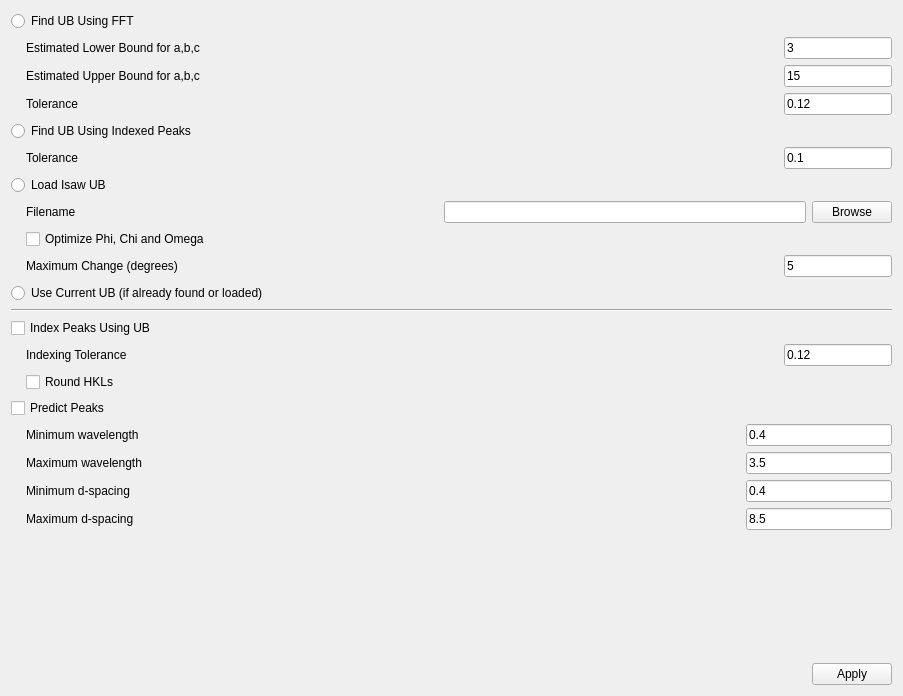
          <widget class="QWidget" name="scrollAreaWidgetContents_4">
           <property name="geometry">
            <rect>
             <x>0</x>
             <y>0</y>
             <width>903</width>
             <height>696</height>
            </rect>
           </property>
           <layout class="QVBoxLayout" name="verticalLayout_12">
            <item>
             <widget class="QRadioButton" name="FindUBUsingFFT_rbtn">
              <property name="toolTip">
               <string>Find a UB matrix using the&lt;br&gt; FindUBUsingFFT algorithm.  This will produce a UB matrix corresponding to the Niggli reduced cell for the lattice.</string>
              </property>
              <property name="text">
               <string>Find UB Using FFT</string>
              </property>
             </widget>
            </item>
            <item>
             <layout class="QHBoxLayout" name="horizontalLayout_20">
              <item>
               <spacer name="horizontalSpacer_28">
                <property name="orientation">
                 <enum>Qt::Horizontal</enum>
                </property>
                <property name="sizeType">
                 <enum>QSizePolicy::Fixed</enum>
                </property>
                <property name="sizeHint" stdset="0">
                 <size>
                  <width>15</width>
                  <height>0</height>
                 </size>
                </property>
               </spacer>
              </item>
              <item>
               <widget class="QLabel" name="MinD_lbl">
                <property name="text">
                 <string>Estimated Lower Bound for a,b,c</string>
                </property>
               </widget>
              </item>
              <item>
               <spacer name="horizontalSpacer_29">
                <property name="orientation">
                 <enum>Qt::Horizontal</enum>
                </property>
                <property name="sizeHint" stdset="0">
                 <size>
                  <width>40</width>
                  <height>20</height>
                 </size>
                </property>
               </spacer>
              </item>
              <item>
               <widget class="QLineEdit" name="MinD_ledt">
                <property name="sizePolicy">
                 <sizepolicy hsizetype="Fixed" vsizetype="Fixed">
                  <horstretch>0</horstretch>
                  <verstretch>0</verstretch>
                 </sizepolicy>
                </property>
                <property name="toolTip">
                 <string>Set this to a value that is&lt;br&gt; about 50%-90% of the shortest real space edge length, in Angstroms.</string>
                </property>
                <property name="text">
                 <string>3</string>
                </property>
               </widget>
              </item>
             </layout>
            </item>
            <item>
             <layout class="QHBoxLayout" name="horizontalLayout_21">
              <item>
               <spacer name="horizontalSpacer_27">
                <property name="orientation">
                 <enum>Qt::Horizontal</enum>
                </property>
                <property name="sizeType">
                 <enum>QSizePolicy::Fixed</enum>
                </property>
                <property name="sizeHint" stdset="0">
                 <size>
                  <width>15</width>
                  <height>0</height>
                 </size>
                </property>
               </spacer>
              </item>
              <item>
               <widget class="QLabel" name="MaxD_lbl">
                <property name="text">
                 <string>Estimated Upper Bound for a,b,c</string>
                </property>
               </widget>
              </item>
              <item>
               <spacer name="horizontalSpacer_30">
                <property name="orientation">
                 <enum>Qt::Horizontal</enum>
                </property>
                <property name="sizeHint" stdset="0">
                 <size>
                  <width>40</width>
                  <height>20</height>
                 </size>
                </property>
               </spacer>
              </item>
              <item>
               <widget class="QLineEdit" name="MaxD_ledt">
                <property name="sizePolicy">
                 <sizepolicy hsizetype="Fixed" vsizetype="Fixed">
                  <horstretch>0</horstretch>
                  <verstretch>0</verstretch>
                 </sizepolicy>
                </property>
                <property name="toolTip">
                 <string>Set this to a value that is&lt;br&gt; about 110%-150% of the longest real space edge length, in Angstroms.</string>
                </property>
                <property name="text">
                 <string>15</string>
                </property>
               </widget>
              </item>
             </layout>
            </item>
            <item>
             <layout class="QHBoxLayout" name="horizontalLayout_22">
              <item>
               <spacer name="horizontalSpacer_26">
                <property name="orientation">
                 <enum>Qt::Horizontal</enum>
                </property>
                <property name="sizeType">
                 <enum>QSizePolicy::Fixed</enum>
                </property>
                <property name="sizeHint" stdset="0">
                 <size>
                  <width>15</width>
                  <height>0</height>
                 </size>
                </property>
               </spacer>
              </item>
              <item>
               <widget class="QLabel" name="FFTTolerance_lbl">
                <property name="text">
                 <string>Tolerance</string>
                </property>
               </widget>
              </item>
              <item>
               <spacer name="horizontalSpacer_31">
                <property name="orientation">
                 <enum>Qt::Horizontal</enum>
                </property>
                <property name="sizeHint" stdset="0">
                 <size>
                  <width>40</width>
                  <height>20</height>
                 </size>
                </property>
               </spacer>
              </item>
              <item>
               <widget class="QLineEdit" name="FFTTolerance_ledt">
                <property name="sizePolicy">
                 <sizepolicy hsizetype="Fixed" vsizetype="Fixed">
                  <horstretch>0</horstretch>
                  <verstretch>0</verstretch>
                 </sizepolicy>
                </property>
                <property name="toolTip">
                 <string>Maximum distance of h,k or l from integer values to&lt;br&gt; consider a peak to be indexed.</string>
                </property>
                <property name="text">
                 <string>0.12</string>
                </property>
               </widget>
              </item>
             </layout>
            </item>
            <item>
             <widget class="QRadioButton" name="FindUBUsingIndexedPeaks_rbtn">
              <property name="toolTip">
               <string>Find the UB matrix using the FindUBUsingIndexedPeaks algorithm.  Specifically, if the&lt;br&gt; peaks in the peaks workspace have already been indexed, find the UB matrix that corresponds to that indexing.</string>
              </property>
              <property name="text">
               <string>Find UB Using Indexed Peaks</string>
              </property>
             </widget>
            </item>
            <item>
             <layout class="QHBoxLayout" name="horizontalLayout_23">
              <item>
               <spacer name="horizontalSpacer_25">
                <property name="orientation">
                 <enum>Qt::Horizontal</enum>
                </property>
                <property name="sizeType">
                 <enum>QSizePolicy::Fixed</enum>
                </property>
                <property name="sizeHint" stdset="0">
                 <size>
                  <width>15</width>
                  <height>0</height>
                 </size>
                </property>
               </spacer>
              </item>
              <item>
               <widget class="QLabel" name="IndexedPeaksTolerance_lbl">
                <property name="text">
                 <string>Tolerance</string>
                </property>
               </widget>
              </item>
              <item>
               <spacer name="horizontalSpacer_32">
                <property name="orientation">
                 <enum>Qt::Horizontal</enum>
                </property>
                <property name="sizeHint" stdset="0">
                 <size>
                  <width>40</width>
                  <height>20</height>
                 </size>
                </property>
               </spacer>
              </item>
              <item>
               <widget class="QLineEdit" name="IndexedPeaksTolerance_ledt">
                <property name="sizePolicy">
                 <sizepolicy hsizetype="Fixed" vsizetype="Fixed">
                  <horstretch>0</horstretch>
                  <verstretch>0</verstretch>
                 </sizepolicy>
                </property>
                <property name="toolTip">
                 <string>Maximum distance of h,k or l from integer values to&lt;br&gt; consider a peak to be indexed.</string>
                </property>
                <property name="text">
                 <string>0.1</string>
                </property>
               </widget>
              </item>
             </layout>
            </item>
            <item>
             <widget class="QRadioButton" name="LoadISAWUB_rbtn">
              <property name="toolTip">
               <string>Load the UB matrix from a file.</string>
              </property>
              <property name="text">
               <string>Load Isaw UB</string>
              </property>
             </widget>
            </item>
            <item>
             <layout class="QHBoxLayout" name="horizontalLayout_24">
              <item>
               <spacer name="horizontalSpacer_24">
                <property name="orientation">
                 <enum>Qt::Horizontal</enum>
                </property>
                <property name="sizeType">
                 <enum>QSizePolicy::Fixed</enum>
                </property>
                <property name="sizeHint" stdset="0">
                 <size>
                  <width>15</width>
                  <height>0</height>
                 </size>
                </property>
               </spacer>
              </item>
              <item>
               <widget class="QLabel" name="SelectUBFile_lbl">
                <property name="text">
                 <string>Filename</string>
                </property>
               </widget>
              </item>
              <item>
               <spacer name="horizontalSpacer_33">
                <property name="orientation">
                 <enum>Qt::Horizontal</enum>
                </property>
                <property name="sizeType">
                 <enum>QSizePolicy::MinimumExpanding</enum>
                </property>
                <property name="sizeHint" stdset="0">
                 <size>
                  <width>40</width>
                  <height>20</height>
                 </size>
                </property>
               </spacer>
              </item>
              <item>
               <widget class="QLineEdit" name="SelectUBFile_ledt">
                <property name="toolTip">
                 <string>Name of the file with the UB matrix.</string>
                </property>
               </widget>
              </item>
              <item>
               <widget class="QPushButton" name="SelectUBFile_btn">
                <property name="toolTip">
                 <string>Browse for the file with the UB matrix.</string>
                </property>
                <property name="text">
                 <string>Browse</string>
                </property>
               </widget>
              </item>
             </layout>
            </item>
            <item>
             <layout class="QHBoxLayout" name="horizontalLayout_31">
              <item>
               <spacer name="horizontalSpacer_23">
                <property name="orientation">
                 <enum>Qt::Horizontal</enum>
                </property>
                <property name="sizeType">
                 <enum>QSizePolicy::Fixed</enum>
                </property>
                <property name="sizeHint" stdset="0">
                 <size>
                  <width>15</width>
                  <height>0</height>
                 </size>
                </property>
               </spacer>
              </item>
              <item>
               <widget class="QCheckBox" name="OptimizeGoniometerAngles_ckbx">
                <property name="toolTip">
                 <string>Optimize the goniometer&lt;br&gt; angles, to index the peaks as accurately as possible using the UB matrix that was loaded.</string>
                </property>
                <property name="text">
                 <string>Optimize Phi, Chi and Omega</string>
                </property>
               </widget>
              </item>
             </layout>
            </item>
            <item>
             <layout class="QHBoxLayout" name="horizontalLayout_25">
              <item>
               <spacer name="horizontalSpacer_22">
                <property name="orientation">
                 <enum>Qt::Horizontal</enum>
                </property>
                <property name="sizeType">
                 <enum>QSizePolicy::Fixed</enum>
                </property>
                <property name="sizeHint" stdset="0">
                 <size>
                  <width>15</width>
                  <height>0</height>
                 </size>
                </property>
               </spacer>
              </item>
              <item>
               <widget class="QLabel" name="MaxGoniometerChange_lbl">
                <property name="text">
                 <string>Maximum Change (degrees)</string>
                </property>
               </widget>
              </item>
              <item>
               <spacer name="horizontalSpacer_34">
                <property name="orientation">
                 <enum>Qt::Horizontal</enum>
                </property>
                <property name="sizeHint" stdset="0">
                 <size>
                  <width>40</width>
                  <height>20</height>
                 </size>
                </property>
               </spacer>
              </item>
              <item>
               <widget class="QLineEdit" name="MaxGoniometerChange_ledt">
                <property name="sizePolicy">
                 <sizepolicy hsizetype="Fixed" vsizetype="Fixed">
                  <horstretch>0</horstretch>
                  <verstretch>0</verstretch>
                 </sizepolicy>
                </property>
                <property name="toolTip">
                 <string>Maximum number of degrees that CHI, PHI&lt;br&gt; or OMEGA can be changed.</string>
                </property>
                <property name="text">
                 <string>5</string>
                </property>
               </widget>
              </item>
             </layout>
            </item>
            <item>
             <layout class="QHBoxLayout" name="horizontalLayout_30">
              <item>
               <widget class="QRadioButton" name="UseCurrentUB_rbtn">
                <property name="toolTip">
                 <string>If the peaks workspace&lt;br&gt; already has a UB matrix, just use that UB.</string>
                </property>
                <property name="text">
                 <string>Use Current UB (if already found or loaded)</string>
                </property>
               </widget>
              </item>
             </layout>
            </item>
            <item>
             <widget class="Line" name="line">
              <property name="orientation">
               <enum>Qt::Horizontal</enum>
              </property>
             </widget>
            </item>
            <item>
             <layout class="QHBoxLayout" name="horizontalLayout_29">
              <item>
               <widget class="QCheckBox" name="IndexPeaks_ckbx">
                <property name="toolTip">
                 <string>After obtaining the UB&lt;br&gt; matrix, index the peaks using that UB.</string>
                </property>
                <property name="text">
                 <string>Index Peaks Using UB</string>
                </property>
               </widget>
              </item>
             </layout>
            </item>
            <item>
             <layout class="QHBoxLayout" name="horizontalLayout_26">
              <item>
               <spacer name="horizontalSpacer_20">
                <property name="orientation">
                 <enum>Qt::Horizontal</enum>
                </property>
                <property name="sizeType">
                 <enum>QSizePolicy::Fixed</enum>
                </property>
                <property name="sizeHint" stdset="0">
                 <size>
                  <width>15</width>
                  <height>0</height>
                 </size>
                </property>
               </spacer>
              </item>
              <item>
               <widget class="QLabel" name="IndexingTolerance_lbl">
                <property name="text">
                 <string>Indexing Tolerance</string>
                </property>
               </widget>
              </item>
              <item>
               <spacer name="horizontalSpacer_35">
                <property name="orientation">
                 <enum>Qt::Horizontal</enum>
                </property>
                <property name="sizeHint" stdset="0">
                 <size>
                  <width>40</width>
                  <height>20</height>
                 </size>
                </property>
               </spacer>
              </item>
              <item>
               <widget class="QLineEdit" name="IndexingTolerance_ledt">
                <property name="sizePolicy">
                 <sizepolicy hsizetype="Fixed" vsizetype="Fixed">
                  <horstretch>0</horstretch>
                  <verstretch>0</verstretch>
                 </sizepolicy>
                </property>
                <property name="toolTip">
                 <string>Only set the h,k,l values on peaks for which the maximum distance of h,k or l from integer values&lt;br&gt; is less than this tolerance.</string>
                </property>
                <property name="text">
                 <string>0.12</string>
                </property>
               </widget>
              </item>
             </layout>
            </item>
            <item>
             <layout class="QHBoxLayout" name="horizontalLayout_28">
              <item>
               <spacer name="horizontalSpacer_21">
                <property name="orientation">
                 <enum>Qt::Horizontal</enum>
                </property>
                <property name="sizeType">
                 <enum>QSizePolicy::Fixed</enum>
                </property>
                <property name="sizeHint" stdset="0">
                 <size>
                  <width>15</width>
                  <height>0</height>
                 </size>
                </property>
               </spacer>
              </item>
              <item>
               <widget class="QCheckBox" name="RoundHKLs_ckbx">
                <property name="toolTip">
                 <string>Round the h,k,l values to the nearest integer.</string>
                </property>
                <property name="text">
                 <string>Round HKLs</string>
                </property>
               </widget>
              </item>
             </layout>
            </item>
            <item>
             <widget class="QCheckBox" name="PredictPeaks_ckbx">
              <property name="text">
               <string>Predict Peaks</string>
              </property>
             </widget>
            </item>
            <item>
             <layout class="QHBoxLayout" name="horizontalLayout_16">
              <item>
               <spacer name="horizontalSpacer_91">
                <property name="orientation">
                 <enum>Qt::Horizontal</enum>
                </property>
                <property name="sizeType">
                 <enum>QSizePolicy::Fixed</enum>
                </property>
                <property name="sizeHint" stdset="0">
                 <size>
                  <width>15</width>
                  <height>0</height>
                 </size>
                </property>
               </spacer>
              </item>
              <item>
               <widget class="QLabel" name="min_pred_wl_lbl">
                <property name="maximumSize">
                 <size>
                  <width>160</width>
                  <height>16777215</height>
                 </size>
                </property>
                <property name="text">
                 <string>Minimum wavelength</string>
                </property>
               </widget>
              </item>
              <item>
               <spacer name="horizontalSpacer_64">
                <property name="orientation">
                 <enum>Qt::Horizontal</enum>
                </property>
                <property name="sizeHint" stdset="0">
                 <size>
                  <width>40</width>
                  <height>20</height>
                 </size>
                </property>
               </spacer>
              </item>
              <item>
               <widget class="QLineEdit" name="min_pred_wl_ledt">
                <property name="minimumSize">
                 <size>
                  <width>146</width>
                  <height>0</height>
                 </size>
                </property>
                <property name="maximumSize">
                 <size>
                  <width>146</width>
                  <height>16777215</height>
                 </size>
                </property>
                <property name="text">
                 <string>0.4</string>
                </property>
               </widget>
              </item>
             </layout>
            </item>
            <item>
             <layout class="QHBoxLayout" name="horizontalLayout_17">
              <item>
               <spacer name="horizontalSpacer_92">
                <property name="orientation">
                 <enum>Qt::Horizontal</enum>
                </property>
                <property name="sizeType">
                 <enum>QSizePolicy::Fixed</enum>
                </property>
                <property name="sizeHint" stdset="0">
                 <size>
                  <width>15</width>
                  <height>0</height>
                 </size>
                </property>
               </spacer>
              </item>
              <item>
               <widget class="QLabel" name="max_pred_wl_lbl">
                <property name="maximumSize">
                 <size>
                  <width>160</width>
                  <height>16777215</height>
                 </size>
                </property>
                <property name="text">
                 <string>Maximum wavelength</string>
                </property>
               </widget>
              </item>
              <item>
               <spacer name="horizontalSpacer_65">
                <property name="orientation">
                 <enum>Qt::Horizontal</enum>
                </property>
                <property name="sizeHint" stdset="0">
                 <size>
                  <width>40</width>
                  <height>20</height>
                 </size>
                </property>
               </spacer>
              </item>
              <item>
               <widget class="QLineEdit" name="max_pred_wl_ledt">
                <property name="maximumSize">
                 <size>
                  <width>146</width>
                  <height>16777215</height>
                 </size>
                </property>
                <property name="text">
                 <string>3.5</string>
                </property>
               </widget>
              </item>
             </layout>
            </item>
            <item>
             <layout class="QHBoxLayout" name="horizontalLayout_18">
              <item>
               <spacer name="horizontalSpacer_93">
                <property name="orientation">
                 <enum>Qt::Horizontal</enum>
                </property>
                <property name="sizeType">
                 <enum>QSizePolicy::Fixed</enum>
                </property>
                <property name="sizeHint" stdset="0">
                 <size>
                  <width>15</width>
                  <height>0</height>
                 </size>
                </property>
               </spacer>
              </item>
              <item>
               <widget class="QLabel" name="min_pred_dspacing_lbl">
                <property name="maximumSize">
                 <size>
                  <width>160</width>
                  <height>16777215</height>
                 </size>
                </property>
                <property name="text">
                 <string>Minimum d-spacing</string>
                </property>
               </widget>
              </item>
              <item>
               <spacer name="horizontalSpacer_66">
                <property name="orientation">
                 <enum>Qt::Horizontal</enum>
                </property>
                <property name="sizeHint" stdset="0">
                 <size>
                  <width>40</width>
                  <height>20</height>
                 </size>
                </property>
               </spacer>
              </item>
              <item>
               <widget class="QLineEdit" name="min_pred_dspacing_ledt">
                <property name="maximumSize">
                 <size>
                  <width>146</width>
                  <height>16777215</height>
                 </size>
                </property>
                <property name="text">
                 <string>0.4</string>
                </property>
               </widget>
              </item>
             </layout>
            </item>
            <item>
             <layout class="QHBoxLayout" name="horizontalLayout_19">
              <item>
               <spacer name="horizontalSpacer_94">
                <property name="orientation">
                 <enum>Qt::Horizontal</enum>
                </property>
                <property name="sizeType">
                 <enum>QSizePolicy::Fixed</enum>
                </property>
                <property name="sizeHint" stdset="0">
                 <size>
                  <width>15</width>
                  <height>0</height>
                 </size>
                </property>
               </spacer>
              </item>
              <item>
               <widget class="QLabel" name="max_pred_dspacing_lbl">
                <property name="maximumSize">
                 <size>
                  <width>160</width>
                  <height>16777215</height>
                 </size>
                </property>
                <property name="text">
                 <string>Maximum d-spacing</string>
                </property>
               </widget>
              </item>
              <item>
               <spacer name="horizontalSpacer_67">
                <property name="orientation">
                 <enum>Qt::Horizontal</enum>
                </property>
                <property name="sizeHint" stdset="0">
                 <size>
                  <width>40</width>
                  <height>20</height>
                 </size>
                </property>
               </spacer>
              </item>
              <item>
               <widget class="QLineEdit" name="max_pred_dspacing_ledt">
                <property name="maximumSize">
                 <size>
                  <width>146</width>
                  <height>16777215</height>
                 </size>
                </property>
                <property name="text">
                 <string>8.5</string>
                </property>
               </widget>
              </item>
             </layout>
            </item>
            <item>
             <spacer name="verticalSpacer_3">
              <property name="orientation">
               <enum>Qt::Vertical</enum>
              </property>
              <property name="sizeHint" stdset="0">
               <size>
                <width>20</width>
                <height>40</height>
               </size>
              </property>
             </spacer>
            </item>
            <item>
             <layout class="QHBoxLayout" name="horizontalLayout_27">
              <item>
               <spacer name="horizontalSpacer_19">
                <property name="orientation">
                 <enum>Qt::Horizontal</enum>
                </property>
                <property name="sizeHint" stdset="0">
                 <size>
                  <width>40</width>
                  <height>20</height>
                 </size>
                </property>
               </spacer>
              </item>
              <item>
               <widget class="QPushButton" name="ApplyFindUB_btn">
                <property name="toolTip">
                 <string>Proceed to actually get the&lt;br&gt; UB matrix and (optionally) index the peaks.</string>
                </property>
                <property name="text">
                 <string>Apply</string>
                </property>
               </widget>
              </item>
             </layout>
            </item>
           </layout>
          </widget>
